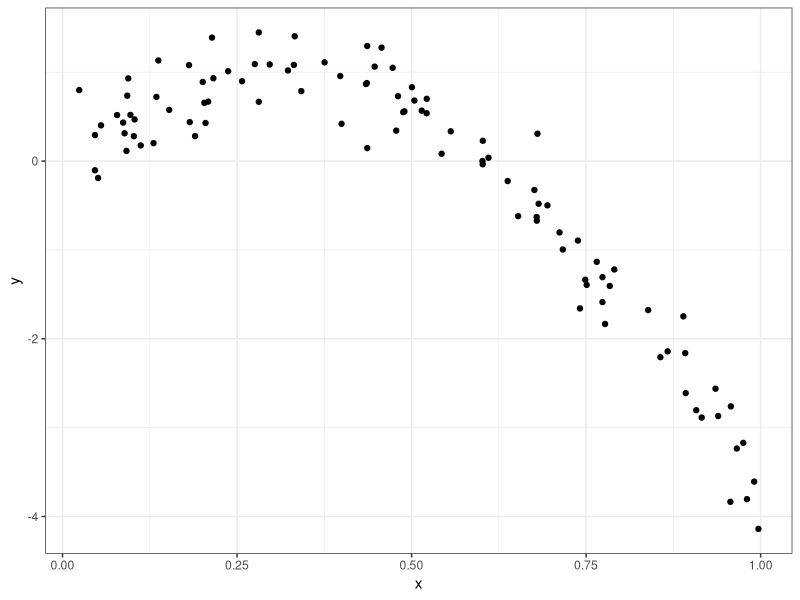
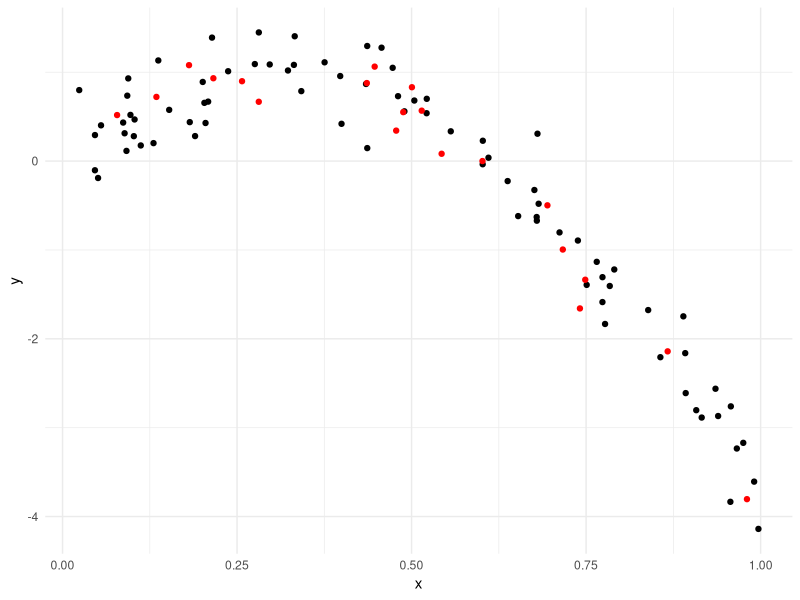
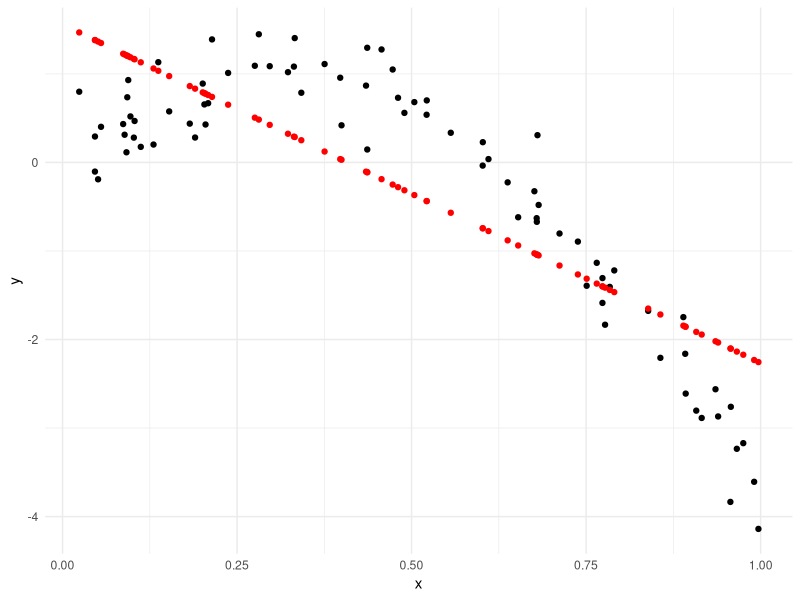
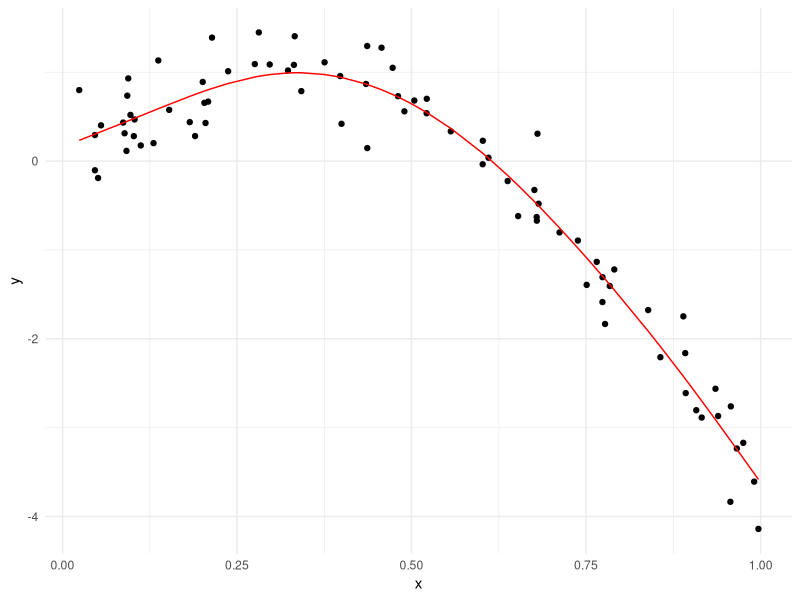
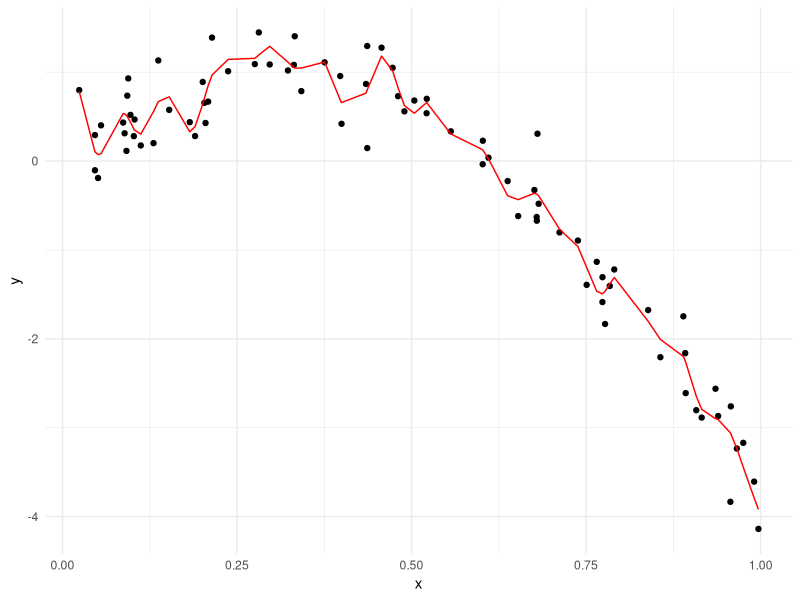

Recreate these plots in R, in order.
## ---- chunk 1
library(tidyverse)
library(knitr)
library(readxl)
library(viridis)
library(patchwork)
knitr::opts_chunk$set(
	echo = TRUE,
	warning = FALSE,
	fig.width = 8, 
  fig.height = 6,
  out.width = "90%"
)
options(
  ggplot2.continuous.colour = "viridis",
  ggplot2.continuous.fill = "viridis"
)
scale_colour_discrete = scale_colour_viridis_d
scale_fill_discrete = scale_fill_viridis_d
theme_set(theme_minimal() + theme(legend.position = "bottom"))

library(modelr)
library(mgcv)
## ---- chunk 2
nonlin_df = 
  tibble(
    id = 1:100,
    x = runif(100, 0, 1),
    y = 1 - 10 * (x - .3) ^ 2 + rnorm(100, 0, .3)
  )

nonlin_df %>% 
  ggplot(aes(x = x, y = y)) + 
  geom_point() + theme_bw()
## ---- chunk 3
train_df = sample_frac(nonlin_df, size = 0.80)

test_df = anti_join(nonlin_df, train_df, by="id")

ggplot(train_df, aes(x=x, y=y)) +
  geom_point() +
  geom_point(data=test_df, color="red")
## ---- chunk 4
linear_mod = lm(y~x, data=train_df)

smooth_mod = mgcv::gam(y~s(x), data=train_df)

wiggly_mod = mgcv::gam(y~s(x, k=30), sp=10e-6, data=train_df)
## ---- chunk 5
train_df %>% 
  add_predictions(linear_mod) %>% 
  ggplot(aes(x=x, y=y)) +
  geom_point() +
  geom_point(aes(y=pred), color="red")

train_df %>% 
  add_predictions(smooth_mod) %>% 
  ggplot(aes(x = x, y = y)) + geom_point() + 
  geom_line(aes(y = pred), color = "red")

train_df %>% 
  add_predictions(wiggly_mod) %>% 
  ggplot(aes(x = x, y = y)) + geom_point() + 
  geom_line(aes(y = pred), color = "red")
## ---- chunk 6
rmse(linear_mod, test_df)

rmse(smooth_mod, test_df)

rmse(wiggly_mod, test_df)
## ---- chunk 7

